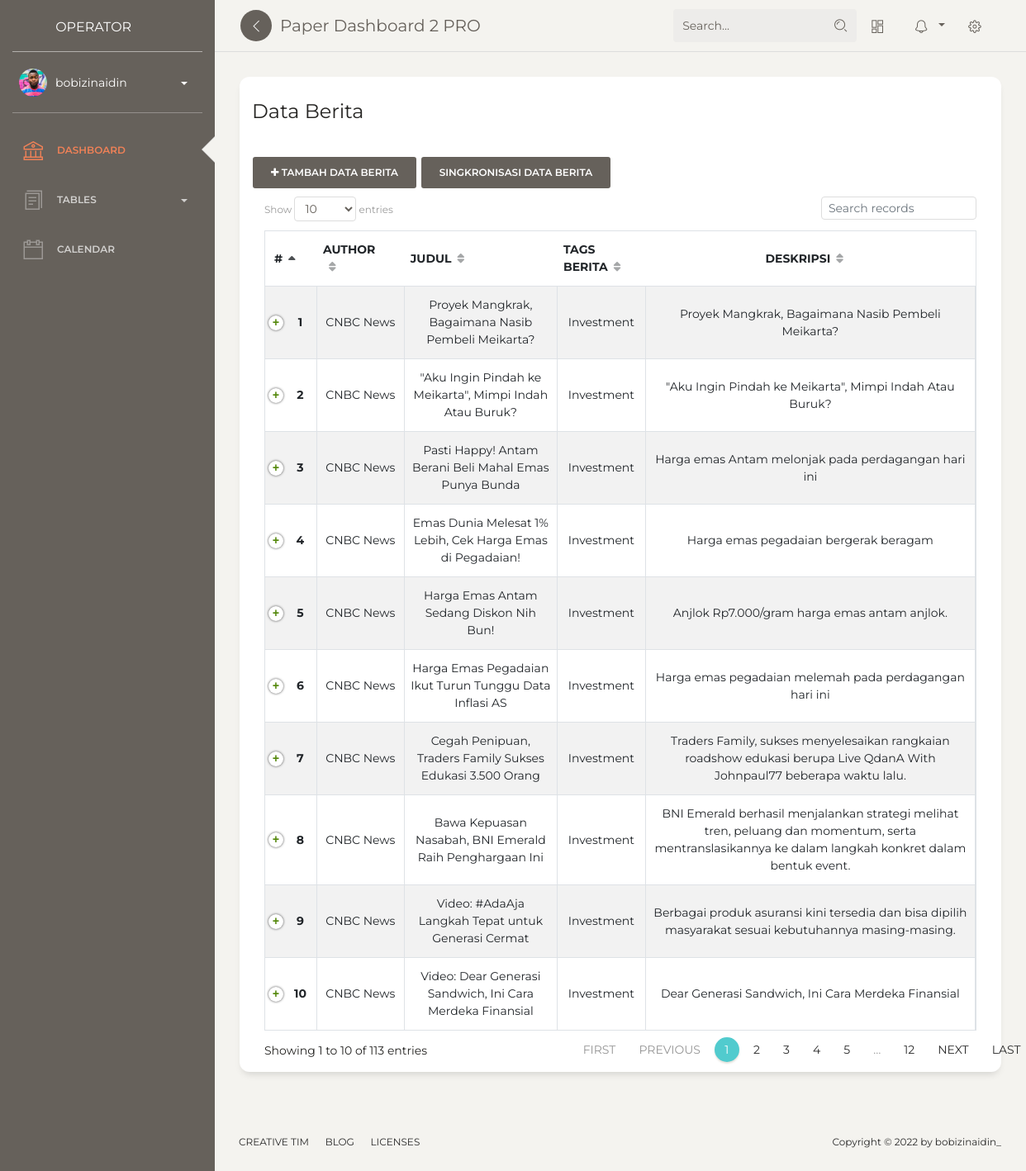
The page /dashboard/berita (signed in) on the database its author committed.
### berita/models.py (models this page shows, shortened)
class TBerita(models.Model):
    author = models.CharField(null=True, max_length=1000)
    title = models.CharField(max_length=1000, null=True)
    tags = models.CharField(max_length=1000, null=True)
    description = models.TextField(null=True)
    url = models.URLField(max_length=1000, null=True)
    urlToImage = models.URLField(max_length=1000,null=True)
    publishedAt = models.DateTimeField(null=True)
    class Meta:
        verbose_name_plural = "Berita"

### berita/views.py (the view)
# urls.py: path('berita', TabelBerita, name='Tberita'),
@user_passes_test(is_operator)
@login_required
def TabelBerita(request):
    list_berita = TBerita.objects.all()
    template_name = 'back/Tabel_berita/Tberita.html'
    context = {
        'title' : 'ini Halaman Tabel berita',
        'berita' : list_berita
    }
    return render(request, template_name, context)

### berita/views.py (called while the page is built)
def is_operator(user):
    if user.groups.filter(name='Operator').exists():
        return True
    else:
        return False

### templates/back/Tabel_berita/TBerita.html (shortened to what this page needs)
{% extends 'back/base.html' %}
{% load static %}
{% block content %}
<div class="content">
    <div class="row">
        <div class="col-md-12">
            <div class="card">
                <div class="card-header">
                    <h4 class="card-title">Data Berita</h4>
                </div>
                <div class="card-body">
                    {% if request.session.is_operator == 'operator' %}
                    <div>
                        <a href="{% url 'tambah_berita' %}" class="btn">
                            <i class="fa fa-plus"></i> Tambah Data
                            Berita
                        </a>
                        <a href="{% url 'singkrondataberita' %}" class="btn">Singkronisasi Data Berita</a>
                    </div>
                    {% endif %}
                    <table id="datatable" class="table table-striped table-bordered" cellspacing="0" width="100%">
                        <thead>
                            <tr>
                                <th class="text-center">#</th>
                                <th class="text-left">Author</th>
                                <th class="text-left">Judul</th>
                                <th class="text-left">Tags Berita</th>
                                <th class="text-center">Deskripsi</th>
                            </tr>
                        </thead>
                        <tbody>
                            {% for index in berita %}
                            <tr>
                                <th class="text-center" scope="row">{{ forloop.counter }}</th>
                                <td class="text-center">{{ index.author }}</td>
                                <td class="text-center">{{ index.title }}</td>
                                <td class="text-center">{{ index.tags }}</td>
                                <td class="text-center">{{ index.description }}</td>
                            </tr>
                            {% endfor %}
                        </tbody>
                    </table>
                </div>
            </div>
        </div>
    </div>
</div>
{% endblock content %}

### templates/back/base.html (shortened to what this page needs)
{% load static %}
<!DOCTYPE html>
<html lang="en">
<head>
  <link rel="stylesheet" href="https://cdn.jsdelivr.net/npm/bootstrap-icons@1.10.2/font/bootstrap-icons.css">
  <link href="https://maxcdn.bootstrapcdn.com/font-awesome/latest/css/font-awesome.min.css" rel="stylesheet">
  <link href="{% static 'back/css/bootstrap.min.css' %}" rel="stylesheet" />
  <link href="{% static 'back/css/paper-dashboard.css' %}?v=2.1.1" rel="stylesheet" />
  <link href="{% static 'back/demo/demo.css' %}" rel="stylesheet" />
</head>
<body class="">
  <div class="wrapper ">
    <div class="sidebar" data-color="default" data-active-color="danger">
      <div class="logo">
        {% if request.session.is_operator == 'operator' %}
        <a href="{% url 'dashboard' %}" class="simple-text logo-normal">
          Operator
        </a>
        {% endif %}
      </div>
      <div class="sidebar-wrapper">
        <div class="user">
          <div class="photo">
            <img src="{% static 'back/img/faces/ayo-ogunseinde-2.jpg' %}" />
          </div>
          <div class="info">
            <a data-toggle="collapse" href="#collapseExample" class="collapsed">
              <span>
                {{request.user}}
                <b class="caret"></b>
              </span>
            </a>
          </div>
        </div>
        <ul class="nav">
          <li class="active">
            <a href="{% url 'dashboard' %}">
              <i class="nc-icon nc-bank"></i>
              <p>Dashboard</p>
            </a>
          </li>
          <li>
            <a data-toggle="collapse" href="#tablesExamples">
              <i class="nc-icon nc-single-copy-04"></i>
              <p>
                Tables <b class="caret"></b>
              </p>
            </a>
          </li>
          <li>
            <a href="{% url 'calendar' %}">
              <i class="nc-icon nc-calendar-60"></i>
              <p>Calendar</p>
            </a>
          </li>
        </ul>
      </div>
    </div>
    <div class="main-panel">
      <nav class="navbar navbar-expand-lg navbar-absolute fixed-top navbar-transparent">
        <div class="container-fluid">
          <div class="navbar-wrapper">
            <div class="navbar-minimize">
              <button id="minimizeSidebar" class="btn btn-icon btn-round">
                <i class="nc-icon nc-minimal-left text-center visible-on-sidebar-regular"></i>
              </button>
            </div>
            <a class="navbar-brand" href="javascript:;">Paper Dashboard 2 PRO</a>
          </div>
          <div class="collapse navbar-collapse justify-content-end" id="navigation">
            <form>
              <div class="input-group no-border">
                <input type="text" value="" class="form-control" placeholder="Search...">
                <div class="input-group-append">
                  <div class="input-group-text">
                    <i class="nc-icon nc-zoom-split"></i>
                  </div>
                </div>
              </div>
            </form>
            <ul class="navbar-nav">
              <li class="nav-item">
                <a class="nav-link btn-magnify" href="javascript:;">
                  <i class="nc-icon nc-layout-11"></i>
                </a>
              </li>
              <li class="nav-item btn-rotate dropdown">
                <a class="nav-link dropdown-toggle" href="http://example.com" id="navbarDropdownMenuLink"
                  data-toggle="dropdown" aria-haspopup="true" aria-expanded="false">
                  <i class="nc-icon nc-bell-55"></i>
                </a>
              </li>
              <li class="nav-item">
                <a class="nav-link btn-rotate" href="javascript:;">
                  <i class="nc-icon nc-settings-gear-65"></i>
                </a>
              </li>
            </ul>
          </div>
        </div>
      </nav>
      {% block content %}
      {% endblock content %}
      <footer class="footer footer-black  footer-white ">
        <div class="container-fluid">
          <div class="row">
            <nav class="footer-nav">
              <ul>
                <li><a href="https://www.creative-tim.com" target="_blank">Creative Tim</a></li>
                <li><a href="{% url 'berita' %}" target="_blank">Blog</a></li>
                <li><a href="https://www.creative-tim.com/license" target="_blank">Licenses</a></li>
              </ul>
            </nav>
            <div class="credits ml-auto">
              <span class="copyright">
                Copyright ©
                 by bobizinaidin_
              </span>
            </div>
          </div>
        </div>
      </footer>
    </div>
  </div>
</body>
</html>

### rows shown on the page
TBerita: author "CNBC News", title "Proyek Mangkrak, Bagaimana Nasib Pembeli Meikarta?", tags "Investment", description "Proyek Mangkrak, Bagaimana Nasib Pembeli Meikarta?"
TBerita: author "CNBC News", title "\"Aku Ingin Pindah ke Meikarta\", Mimpi Indah Atau Buruk?", tags "Investment", description "\"Aku Ingin Pindah ke Meikarta\", Mimpi Indah Atau Buruk?"
TBerita: author "CNBC News", title "Pasti Happy! Antam Berani Beli Mahal Emas Punya Bunda", tags "Investment", description "Harga emas Antam melonjak pada perdagangan hari ini"
TBerita: author "CNBC News", title "Emas Dunia Melesat 1% Lebih, Cek Harga Emas di Pegadaian!", tags "Investment", description "Harga emas pegadaian bergerak beragam"
TBerita: author "CNBC News", title "Harga Emas Antam Sedang Diskon Nih Bun!", tags "Investment", description "Anjlok Rp7.000/gram harga emas antam anjlok."
TBerita: author "CNBC News", title "Harga Emas Pegadaian Ikut Turun Tunggu Data Inflasi AS", tags "Investment", description "Harga emas pegadaian melemah pada perdagangan hari ini"
TBerita: author "CNBC News", title "Cegah Penipuan, Traders Family Sukses Edukasi 3.500 Orang", tags "Investment", description "Traders Family, sukses menyelesaikan rangkaian roadshow edukasi berupa Live QdanA With Johnpaul77 beberapa waktu lalu."
TBerita: author "CNBC News", title "Bawa Kepuasan Nasabah, BNI Emerald Raih Penghargaan Ini", tags "Investment", description "BNI Emerald berhasil menjalankan strategi melihat tren, peluang dan momentum, serta mentranslasikannya ke dalam langkah konkret dalam bentuk event."
TBerita: author "CNBC News", title "Video: #AdaAja Langkah Tepat untuk Generasi Cermat", tags "Investment", description "Berbagai produk asuransi kini tersedia dan bisa dipilih masyarakat sesuai kebutuhannya masing-masing."
TBerita: author "CNBC News", title "Video: Dear Generasi Sandwich, Ini Cara Merdeka Finansial", tags "Investment", description "Dear Generasi Sandwich, Ini Cara Merdeka Finansial"

### other values the page prints
{{ request.user }} "bobizinaidin"
